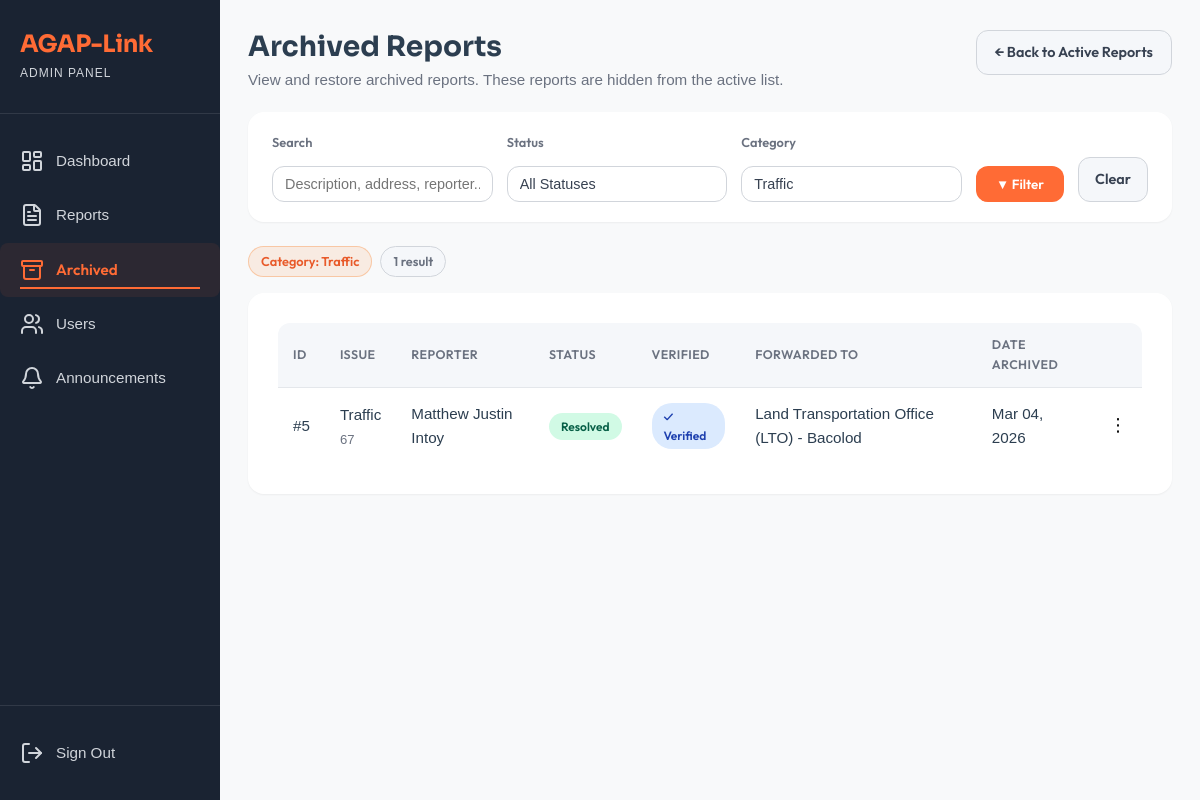
The page /view/admin_module/archived_reports.php?category=7 (signed in) on the database its author committed.
### tables this page shows
CREATE TABLE `reports` (
  `report_id` int(11) NOT NULL,
  `user_id` int(11) NOT NULL,
  `category_id` int(11) NOT NULL,
  `assigned_agency_id` int(11) DEFAULT NULL,
  `description` text NOT NULL,
  `address` varchar(255) NOT NULL,
  `photo_path` varchar(255) DEFAULT NULL,
  `gps_lat` decimal(10,8) DEFAULT NULL,
  `gps_long` decimal(11,8) DEFAULT NULL,
  `status` enum('Pending','Verified','Forwarded','Ongoing','Resolved') DEFAULT 'Pending',
  `priority` enum('Low','Medium','Critical') DEFAULT 'Low',
  `created_at` timestamp NOT NULL DEFAULT current_timestamp(),
  `updated_at` timestamp NOT NULL DEFAULT current_timestamp() ON UPDATE current_timestamp(),
  `is_archived` tinyint(1) NOT NULL DEFAULT 0 COMMENT '0 = active, 1 = archived (soft-deleted)',
  `archived_at` datetime DEFAULT NULL,
  `is_verified` tinyint(1) NOT NULL DEFAULT 0,
  `agency_verified_at` datetime DEFAULT NULL
);

CREATE TABLE `categories` (
  `category_id` int(11) NOT NULL,
  `name` varchar(50) NOT NULL,
  `description` text DEFAULT NULL,
  `created_at` timestamp NOT NULL DEFAULT current_timestamp()
);

CREATE TABLE `agencies` (
  `agency_id` int(11) NOT NULL,
  `name` varchar(100) NOT NULL,
  `contact_number` varchar(20) DEFAULT NULL,
  `type` varchar(50) DEFAULT NULL,
  `category_id` int(11) DEFAULT NULL,
  `created_at` timestamp NOT NULL DEFAULT current_timestamp()
);

### model/Report.php (called while the page is built, shortened)
<?php
require_once dirname(__DIR__) . '/config/agaplinkdb.php';
class Report
{
    private $conn;
    public function __construct()
    {
        global $conn;
        $this->conn = $conn;
    }
    public function getAllCategories()
    {
        $sql = "SELECT category_id, name FROM categories WHERE name != 'Other' ORDER BY name ASC";
        $q = $this->conn->query($sql);
        return $q->fetchAll(PDO::FETCH_ASSOC);
    }
    public function getArchivedReports($filterStatus = '', $filterCategory = '', $filterSearch = '')
    {
        $sql = "SELECT r.*, c.name AS category_name, a.name AS agency_name,
                       CONCAT(u.first_name, ' ', IFNULL(CONCAT(u.middle_initial, '. '), ''), u.last_name) AS full_name,
                       u.phone_number AS reporter_phone
                FROM reports r
                LEFT JOIN categories c ON r.category_id = c.category_id
                LEFT JOIN agencies   a ON r.assigned_agency_id = a.agency_id
                LEFT JOIN users      u ON r.user_id = u.user_id
                WHERE r.is_archived = 1";
        $params = [];
        if ($filterCategory !== '') {
            $sql .= " AND r.category_id = ?";
            $params[] = $filterCategory;
        }
        $sql .= " ORDER BY r.archived_at DESC";
        $stmt = $this->conn->prepare($sql);
        $stmt->execute($params);
        return $stmt->fetchAll(PDO::FETCH_ASSOC);
    }
}

### view/admin_module/archived_reports.php (the view, shortened to what this page needs)
<?php
require_once MODEL_PATH . 'Report.php';
$filterStatus   = $_GET['status']   ?? '';
$filterCategory = $_GET['category'] ?? '';
$filterSearch   = trim($_GET['search'] ?? '');
$reportModel = new Report();
$archivedReports = $reportModel->getArchivedReports($filterStatus, $filterCategory, $filterSearch);
$hasReports  = !empty($archivedReports);
$categories  = $reportModel->getAllCategories();
?>
<!DOCTYPE html>
<html lang="en">
<head>
    <link rel="stylesheet" href="<?= ASSET_URL ?>/css/admin_module/admin_module.css">
</head>
<body data-base-url="<?= BASE_URL ?>">
    <div class="dashboard-container">
        <?php require_once __DIR__ . '/../partials/admin_sidebar.php'; ?>
        <main class="main-content page-transition">
            <div class="reports-header">
                <div>
                    <h1>Archived Reports</h1>
                    <p>View and restore archived reports. These reports are hidden from the active list.</p>
                </div>
                <a href="<?= BASE_URL ?>/view/admin_module/admin_report.php" class="btn-export" style="text-decoration:none; display:inline-flex; align-items:center; gap:6px;">
                    ← Back to Active Reports
                </a>
            </div>
            <form method="GET" action="">
                <div class="filter-bar">
                    <div class="form-group">
                        <label for="search">Search</label>
                        <input type="text" id="search" name="search"
                               placeholder="Description, address, reporter..."
                               value="<?= htmlspecialchars($filterSearch) ?>">
                    </div>
                    <div class="form-group">
                        <label for="status">Status</label>
                        <select name="status" id="status">
                            <option value="">All Statuses</option>
                        </select>
                    </div>
                    <div class="form-group">
                        <label for="category">Category</label>
                        <select name="category" id="category">
                            <?php foreach ($categories as $cat): ?>
                                <option value="<?= $cat['category_id'] ?>"
                                    <?= $filterCategory == $cat['category_id'] ? 'selected' : '' ?>>
                                    <?= htmlspecialchars($cat['name']) ?>
                                </option>
                            <?php endforeach; ?>
                        </select>
                    </div>
                    <button type="submit" class="btn-filter-apply">▼ Filter</button>
                    <a href="<?= BASE_URL ?>/view/admin_module/archived_reports.php" class="btn-clear">Clear</a>
                </div>
            </form>
            <?php if ($filterStatus || $filterCategory || $filterSearch): ?>
                <div class="active-filters">
                    <?php if ($filterCategory): ?>
                        <?php $catName = array_column($categories, 'name', 'category_id')[$filterCategory] ?? $filterCategory; ?>
                        <span class="filter-tag">Category: <?= htmlspecialchars($catName) ?></span>
                    <?php endif; ?>
                    <span class="filter-tag" style="background:var(--color-gray-100); color:var(--color-gray-600); border-color:var(--color-gray-300);">
                        <?= count($archivedReports) ?> result<?= count($archivedReports) !== 1 ? 's' : '' ?>
                    </span>
                </div>
            <?php endif; ?>
            <section class="reports-section">
                <?php if (!$hasReports): ?>
                    <div class="empty-state">
                        <div class="empty-icon">📦</div>
                        <p class="empty-message">No archived reports found<?= ($filterStatus || $filterCategory || $filterSearch) ? ' matching your filters.' : ' yet.' ?></p>
                    </div>
                <?php else: ?>
                    <div class="table-wrapper">
                        <table class="reports-table">
                            <thead>
                                <tr>
                                    <th>ID</th>
                                    <th>Issue</th>
                                    <th>Reporter</th>
                                    <th>Status</th>
                                    <th>Verified</th>
                                    <th>Forwarded To</th>
                                    <th>Date Archived</th>
                                    <th></th>
                                </tr>
                            </thead>
                            <tbody>
<?php foreach ($archivedReports as $report): ?>
<tr>
    <td>#<?= htmlspecialchars($report['report_id']) ?></td>
    <td>
        <?= htmlspecialchars($report['category_name'] ?? 'General') ?>
        <span class="report-cell-sub">
            <?= htmlspecialchars(mb_strimwidth($report['description'] ?? '', 0, 70, '…')) ?>
        </span>
    </td>
    <td><?= htmlspecialchars($report['full_name'] ?? 'N/A') ?></td>
    <td>
        <?php
        $status = strtolower($report['status']);
        $statusClass = match ($status) {
            'pending'   => 'status-pending',
            'ongoing'   => 'status-ongoing',
            'verified'  => 'status-verified',
            'forwarded' => 'status-forwarded',
            'resolved'  => 'status-resolved',
            default     => 'status-pending'
        };
        ?>
        <span class="<?= $statusClass ?>"><?= ucfirst($status) ?></span>
    </td>
    <td>
        <?php if ($report['is_verified']): ?>
            <span class="status-verified">✓ Verified</span>
        <?php else: ?>
            <span class="status-pending">Pending</span>
        <?php endif; ?>
    </td>
    <td><?= htmlspecialchars($report['agency_name'] ?? '—') ?></td>
    <td><?= date('M d, Y', strtotime($report['archived_at'])) ?></td>
    <td class="action-cell">
        <div class="meatballs-container">
            <button type="button" class="meatballs-btn">⋮</button>
        </div>
    </td>
</tr>
<?php endforeach; ?>
                            </tbody>
                        </table>
                    </div>
                <?php endif; ?>
            </section>
        </main>
    </div>
</body>
</html>

### assets/css/user_module/user_module.css (style rules this page uses)
html, body { width: 100%; overflow-x: hidden; }
* { margin: 0; padding: 0; box-sizing: border-box; }
body { font-family: var(--font-primary); background-color: var(--color-light); color: var(--color-gray-800); line-height: 1.6; }
.dashboard-container { display: flex; min-height: 100vh; }
.main-content { flex: 1; padding: 30px; min-height: 100vh; }
.status-verified { background-color: #dbeafe; color: #1e40af; }
.status-resolved { background-color: #d1fae5; color: #065f46; }
.reports-header { display: flex; justify-content: space-between; align-items: center; margin-bottom: 30px; flex-wrap: wrap; gap: 20px; }
.form-group { display: flex; flex-direction: column; gap: 8px; }
@media (min-width: 769px) and (max-width: 1279px) { .main-content { margin-left: 220px; padding: 35px 30px; } }
.page-transition { opacity: 0; transform: translateY(10px); animation: pageFadeIn 1s ease forwards; }

### assets/css/landing_page/style.css (style rules this page uses)
:root { --color-primary: #ff6b35; --color-primary-dark: #e85a2a; --color-primary-light: #ff8555; --color-secondary: #2c3e50; --color-dark: #1a2332; --color-darker: #0f1923; --color-light: #f8f9fa; --color-white: #ffffff; --color-gray-100: #f5f7fa; --color-gray-200: #e4e7eb; --color-gray-300: #d1d5db; --color-gray-600: #6b7280; --color-gray-800: #374151; --color-success: #10b981; --color-warning: #f59e0b; --font-primary: "Outfit", sans-serif; --font-display: "Sora", sans-serif; --spacing-xs: 0.5rem; --spacing-sm: 1rem; --spacing-md: 1.5rem; --spacing-lg: 2rem; --spacing-xl: 3rem; --spacing-2xl: 4rem; --spacing-3xl: 6rem; --radius-sm: 0.5rem; --radius-md: 0.75rem; --radius-lg: 1rem; --radius-xl: 1.5rem; --shadow-sm: 0 1px 2px 0 rgba(0, 0, 0, 0.05); --shadow-md: 0 4px 6px -1px rgba(0, 0, 0, 0.1); --shadow-lg: 0 10px 15px -3px rgba(0, 0, 0, 0.1); --shadow-xl: 0 20px 25px -5px rgba(0, 0, 0, 0.1); --transition-fast: 150ms ease; --transition-base: 250ms ease; --transition-slow: 350ms ease; }
* { margin: 0; padding: 0; box-sizing: border-box; }
html { scroll-behavior: smooth; }
body { font-family: var(--font-primary); font-size: 16px; line-height: 1.6; color: var(--color-gray-800); background-color: var(--color-white); -webkit-font-smoothing: antialiased; -moz-osx-font-smoothing: grayscale; }
h1, h2, h3, h4, h5, h6 { font-family: var(--font-display); font-weight: 700; line-height: 1.2; color: var(--color-dark); }

### rows shown on the page
reports: report_id "5", category.name "Traffic", description "67", full_name "Matthew Justin Intoy", status "Resolved", is_verified "✓ Verified", assigned_agency.name "Land Transportation Office (LTO) - Bacolod", archived_at "Mar 04, 2026"

### other values the page prints
$catName "Traffic"
count($archivedReports) "1"
form field category "Traffic"
